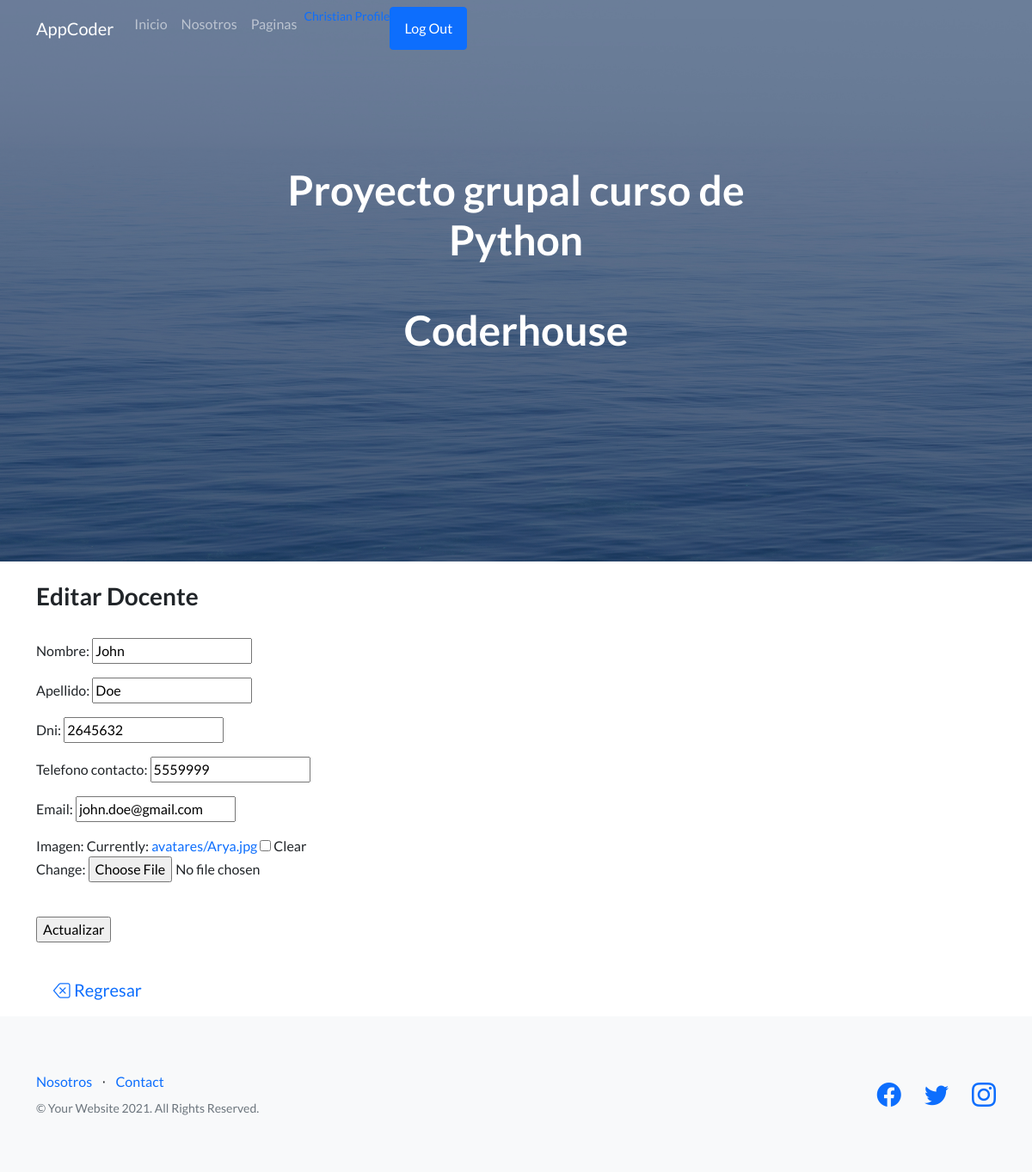
The app's page /AppCoder/actualizaDocente/2/ (signed in), older data.
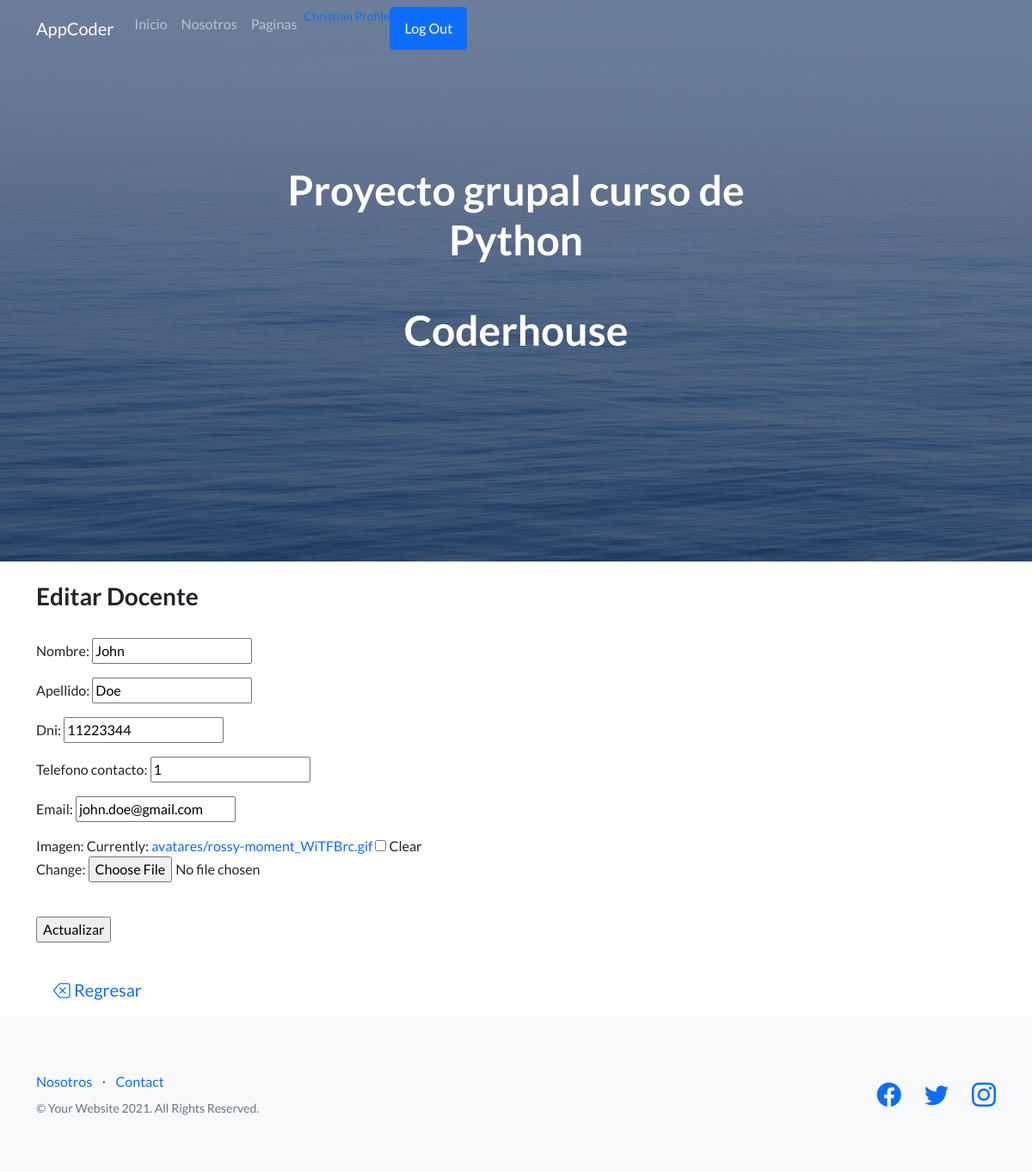
The same page, newer data.
### AppCoder/models.py (models this page shows, shortened)
class Docente(models.Model):
    nombre = models.CharField("nombre", max_length=50)
    apellido = models.CharField("apellido", max_length=50)
    dni = models.IntegerField(null=True)
    telefono_contacto = models.IntegerField(null=True, blank=True)
    email = models.EmailField(max_length=254, blank=True)
    imagen = models.ImageField(upload_to= 'avatares', null=True, blank=True)

### AppCoder/views.py (the view)
# urls.py: path("actualizaDocente/<pk>/", views.DocenteUpdate.as_view(), name="EditDocente"),
class DocenteUpdate(UpdateView):
    model= Docente
    success_url= "/AppCoder/listaDocente"
    fields= ["nombre", "apellido", "dni", "telefono_contacto", "email", "imagen"]
    template_name= "AppCoder/DocenteUpdate.html"

### AppCoder/Templates/AppCoder/DocenteUpdate.html (shortened to what this page needs)
{% extends 'AppCoder/Padre.html' %}
{% load static %}
{% block contenidoQueCambia %}
<h3>Editar Docente</h3>
<br>
<form class="FormDocente" action="" method="POST" enctype="multipart/form-data">{% csrf_token %}
    <table>
    {{form.as_p}}
    </table>
    <br>
    <input type="submit" value="Actualizar">
</form>
<br>
    <a style="text-decoration:none" href="{% url 'VistaDocente' %}" class="bt bi-backspace btn-lg"> Regresar </a>
{% endblock contenidoQueCambia %}

Row changes from the older to the newer data that the page shows:
changed Docente "John": dni "2645632" → "11223344"; telefono_contacto "5559999" → "1"
Text that changed along with them:
text no longer shown: "Nombre: Apellido: Dni: Telefono contacto: Email: Imagen: Currently: avatares/Arya.jpg Clear Change:"
text now shown: "Nombre: Apellido: Dni: Telefono contacto: Email: Imagen: Currently: avatares/rossy-moment_WiTFBrc.gif Clear Change:"
